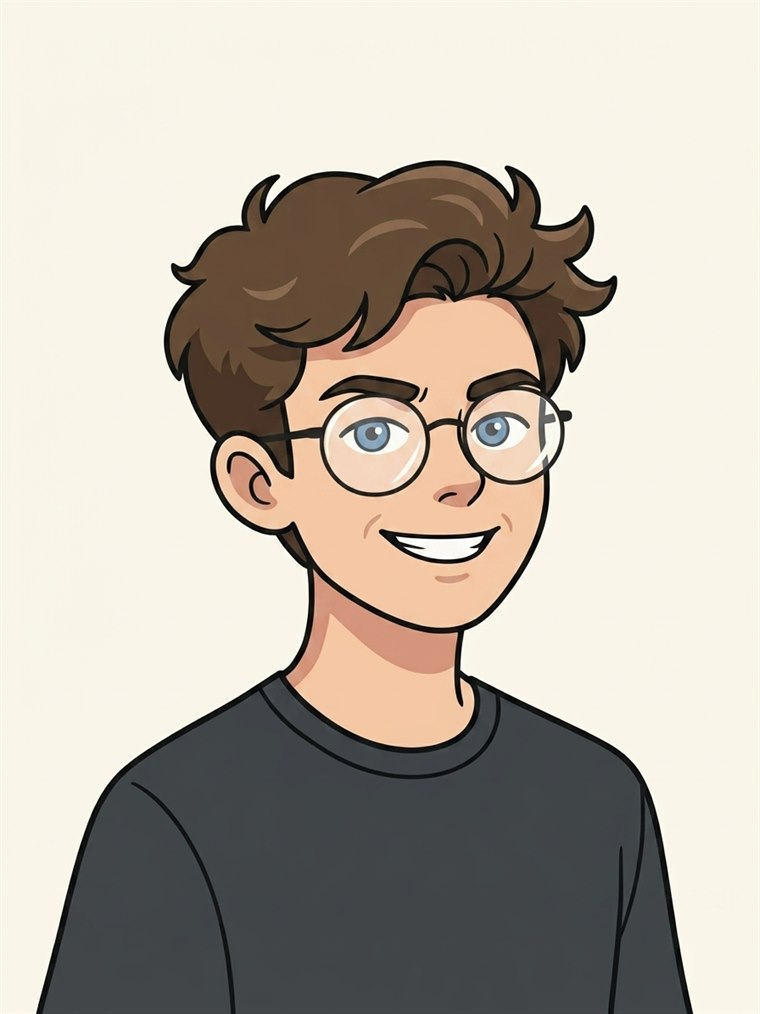
#> input picture assets/img/portrait.jpg, 760 x 1014 px, found by its file name
$ python make_sketches.py
#> lines starting #> are read from the running program, lines starting #| are printed output that depends on the picture
# -*- coding: utf-8 -*-
"""
Erzeugt aus dem Comic-Portrait
  1. einen quadratischen Avatar (Normalzustand)
  2. mehrere handgezeichnete Skizzen-Frames fuer den Hover-Flipbook

Der "boil"-Effekt entsteht durch ein weiches Zufalls-Verzerrungsfeld je Frame.
"""
import numpy as np
from PIL import Image, ImageFilter

SRC = "assets/img/portrait.jpg"
OUT = "assets/img"
SIZE = 340          # Anzeige ~150 px, deckt damit 2x-Displays ab
FRAMES = 5
K = SIZE / 460.0    # Skalierung fuer alle pixelbezogenen Betraege

INK = (38, 33, 30)  # dunkle Tinte, passt zum Papierton


def smooth_noise(h, w, scale, rng):
    """Weiches Rauschfeld: kleines Zufallsraster, hochskaliert und geglaettet."""
    small = rng.standard_normal((max(2, h // scale), max(2, w // scale)))
    img = Image.fromarray((small * 40 + 128).clip(0, 255).astype(np.uint8))
    img = img.resize((w, h), Image.BICUBIC).filter(ImageFilter.GaussianBlur(scale * 0.45))
    return (np.asarray(img, dtype=np.float32) - 128.0) / 40.0


def warp(arr, dx, dy):
    """Bilineares Verschieben nach Verzerrungsfeld."""
    h, w = arr.shape
    yy, xx = np.mgrid[0:h, 0:w].astype(np.float32)
    sx = np.clip(xx + dx, 0, w - 1.001)
    sy = np.clip(yy + dy, 0, h - 1.001)
    x0, y0 = np.floor(sx).astype(np.int32), np.floor(sy).astype(np.int32)
    x1, y1 = x0 + 1, y0 + 1
    fx, fy = sx - x0, sy - y0
    return (arr[y0, x0] * (1 - fx) * (1 - fy) + arr[y0, x1] * fx * (1 - fy) +
            arr[y1, x0] * (1 - fx) * fy + arr[y1, x1] * fx * fy)


# ---------- Quadratischer Ausschnitt um den Kopf ----------
src = Image.open(SRC).convert("RGB")
#> src is the input picture: PIL image 760x1014 RGB; mean R, G, B 186.8, 178.9, 168
W, H = src.size                       # 760 x 1014
#> W = 760; H = 1014
cx, cy, side = int(W * 0.50), int(H * 0.395), int(W * 0.87)
#> cx = 380; cy = 400; side = 661
box = (cx - side // 2, cy - side // 2, cx + side // 2, cy + side // 2)
#> box = (50, 70, 710, 730)
crop = src.crop(box).resize((SIZE, SIZE), Image.LANCZOS)
crop.save(OUT + "/avatar.jpg", quality=90, optimize=True)
print("avatar.jpg", crop.size)
#| avatar.jpg (340, 340)

# ---------- Basis fuer die Skizze ----------
gray = np.asarray(crop.convert("L"), dtype=np.float32)
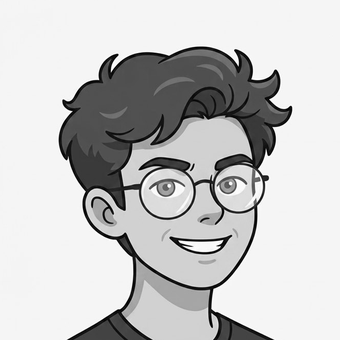
#> gray: shape (340, 340) float32; min 0, max 255, mean 197.7

# Konturen: der Comic hat bereits klare Linien -> Kantenfilter greift gut
edges = np.asarray(
    crop.convert("L").filter(ImageFilter.GaussianBlur(0.9)).filter(ImageFilter.FIND_EDGES),
    dtype=np.float32)
# Schwelle vor der Gamma-Kurve: sonst hebt die Kurve die JPEG-Artefakte
# in der ruhigen Hintergrundflaeche zu sichtbaren Sprenkeln an.
edges = np.clip((edges / 34.0 - 0.14) / 0.86, 0, 1) ** 0.70

# Flaechen: dunkle Bereiche (Haare, Pullover) als Tonwert
tone = np.clip((235.0 - gray) / 190.0, 0, 1) ** 1.35
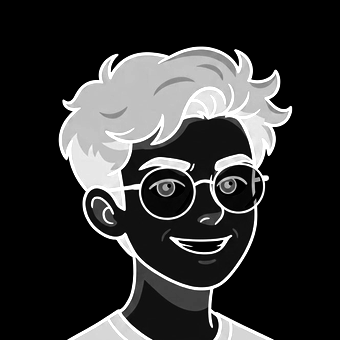
#> tone: shape (340, 340) float32; min 0, max 1, mean 0.199

yy, xx = np.mgrid[0:SIZE, 0:SIZE].astype(np.float32)
# diagonale Schraffur fuer die Flaechen
hatch = 0.55 + 0.45 * (np.sin((xx + yy) * (0.62 / K)) * 0.5 + 0.5)

for i in range(FRAMES):
    rng = np.random.default_rng(100 + i * 17)

    # zwei Frequenzen: grobes Wandern + feines Zittern der Linien
    s1, s2 = max(4, int(46 * K)), max(3, int(13 * K))
    dx = smooth_noise(SIZE, SIZE, s1, rng) * 3.4 * K + smooth_noise(SIZE, SIZE, s2, rng) * 1.1 * K
    dy = smooth_noise(SIZE, SIZE, s1, rng) * 3.4 * K + smooth_noise(SIZE, SIZE, s2, rng) * 1.1 * K

    e = warp(edges, dx, dy)
    t = warp(tone, dx, dy)

    # Stiftstruktur: Linien brechen leicht auf
    grain = 0.72 + 0.28 * (smooth_noise(SIZE, SIZE, max(2, int(3 / K)), rng) * 0.5 + 0.5).clip(0, 1)

    alpha = np.clip(e * 1.7 * grain + t * 0.46 * hatch * grain, 0, 1)
    alpha = np.where(alpha < 0.11, 0.0, alpha)          # Papier bleibt frei
    a_img = Image.fromarray((alpha * 255).astype(np.uint8), "L")
    # Median entfernt einzelne Restsprenkel, ohne die Striche anzufressen
    a_img = a_img.filter(ImageFilter.MedianFilter(3)).filter(ImageFilter.GaussianBlur(0.35))
    alpha = np.asarray(a_img, dtype=np.float32) / 255.0
    alpha = np.clip(alpha * 1.2, 0, 1) ** 0.85 * 255
    # Auf 20 Alphastufen reduzieren: fuer eine Bleistiftskizze optisch
    # nicht unterscheidbar, spart aber ~40 % Dateigroesse.
    step = 255.0 / 19.0
    alpha = (np.round(alpha / step) * step).clip(0, 255).astype(np.uint8)

    rgb = np.zeros((SIZE, SIZE, 3), dtype=np.uint8)
    rgb[..., 0], rgb[..., 1], rgb[..., 2] = INK
    frame = Image.fromarray(np.dstack([rgb, alpha]), "RGBA")
    frame.save(OUT + f"/sketch-{i + 1}.png", optimize=True)
    print(f"sketch-{i+1}.png")
#> this loop made 5 passes
#> pass 1, in smooth_noise, `img = img.resize((w, h), Image.BICUBIC).filter(ImageFilter.GaussianBlu..`:
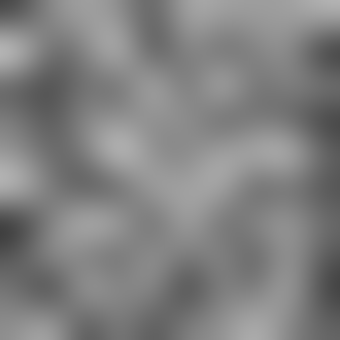
#> img: PIL image 340x340 L; min 64, max 179, mean 129
#> pass 1, in smooth_noise (call 2), `img = img.resize((w, h), Image.BICUBIC).filter(ImageFilter.GaussianBlu..`:
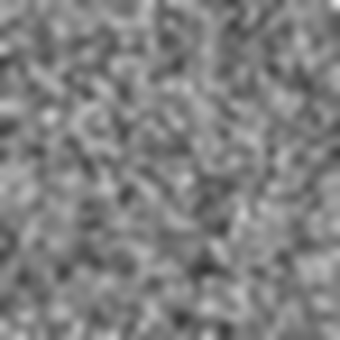
#> img: PIL image 340x340 L; min 53, max 239, mean 129
#> after the loop:
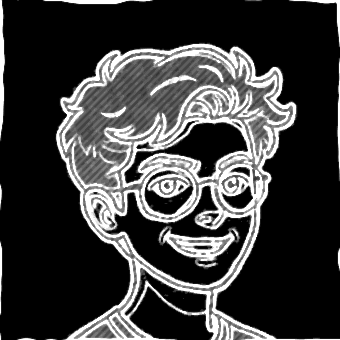
#> alpha: shape (340, 340); min 0, max 255, mean 59.6
#> after the loop:
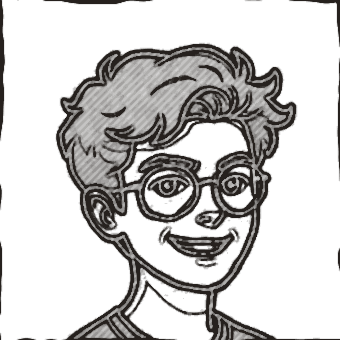
#> frame: PIL image 340x340 RGBA; mean R, G, B, A 38, 33, 30, 59.6; transparent parts drawn white
#> after the loop:
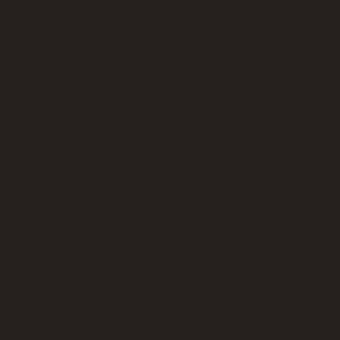
#> rgb: shape (340, 340, 3); mean R, G, B 38, 33, 30
